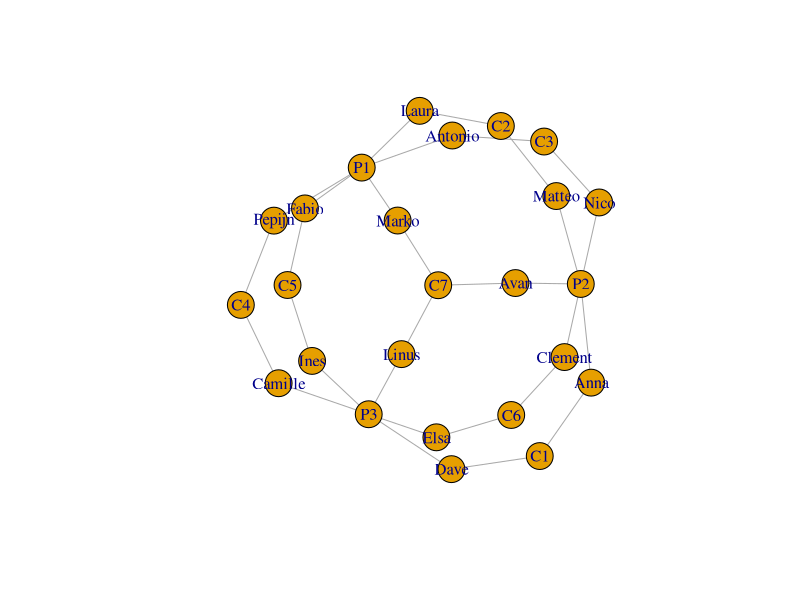
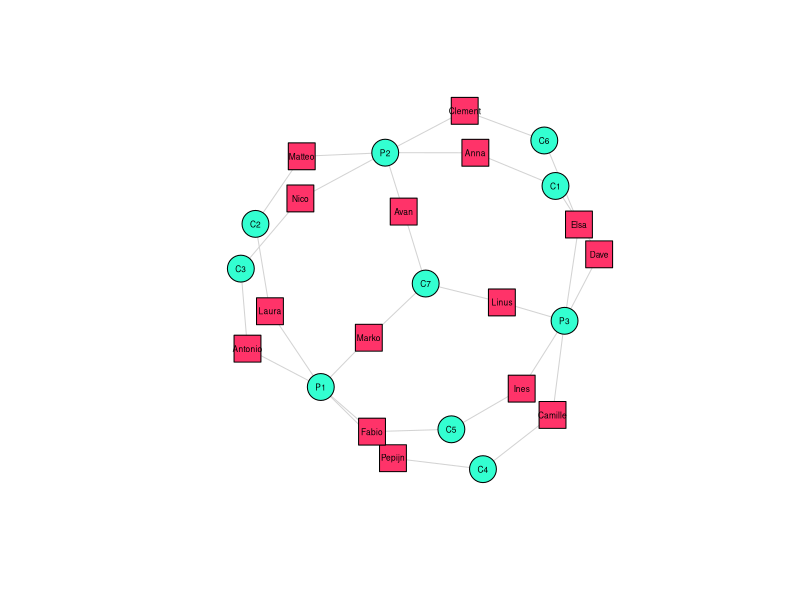
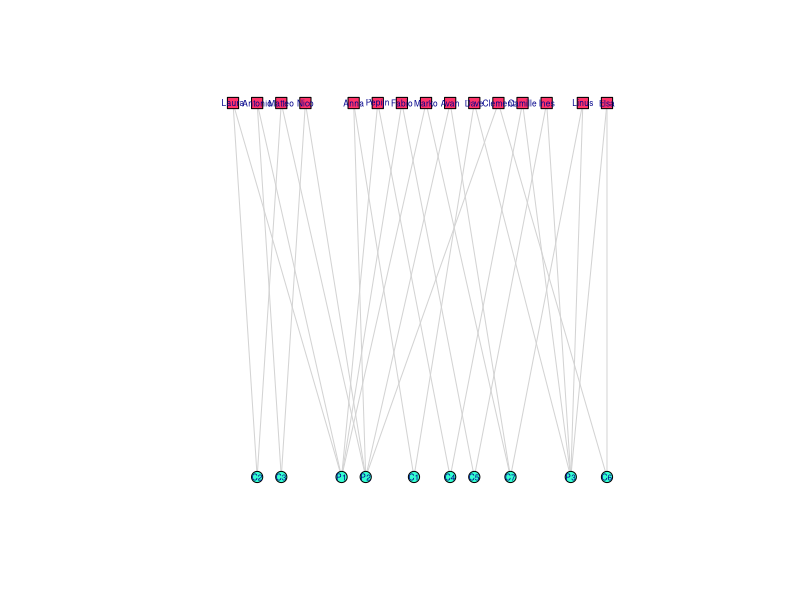
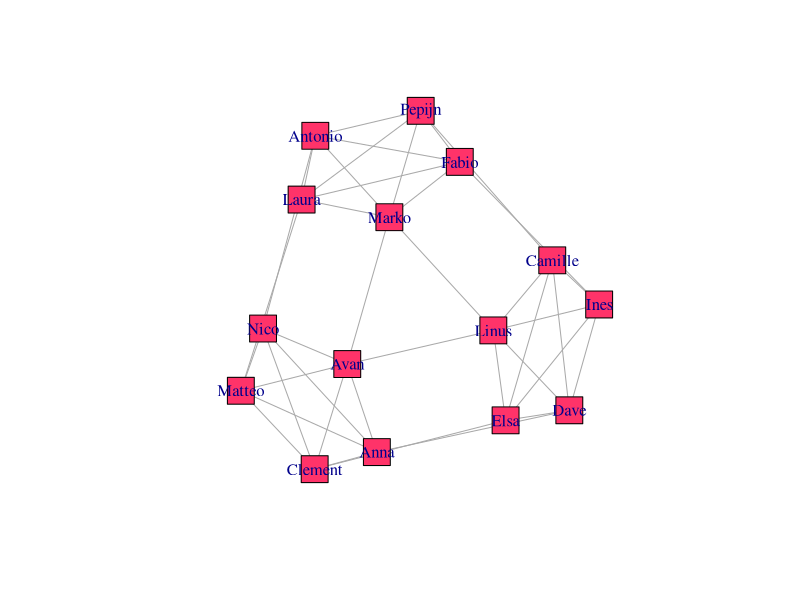
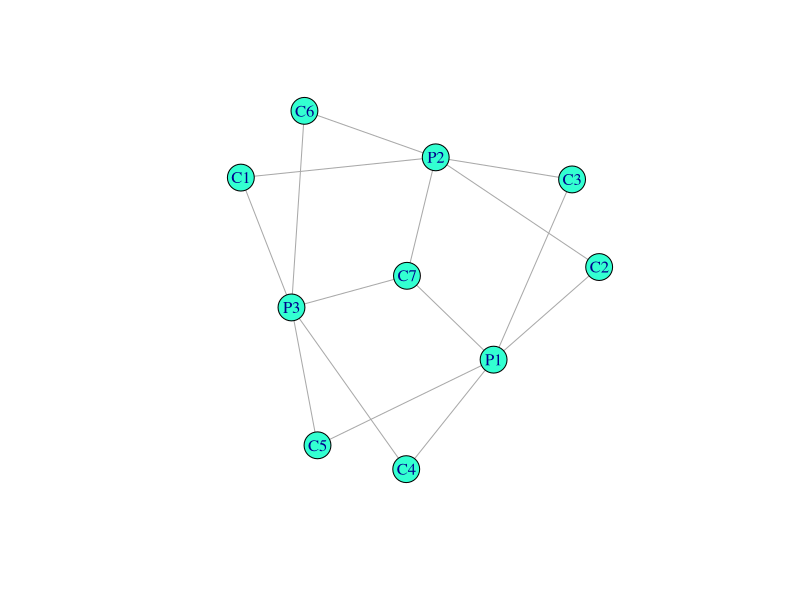
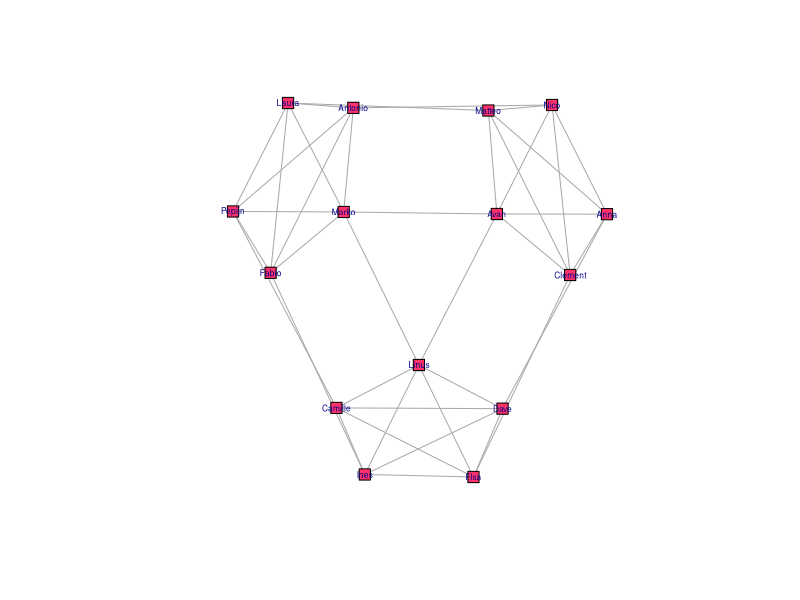
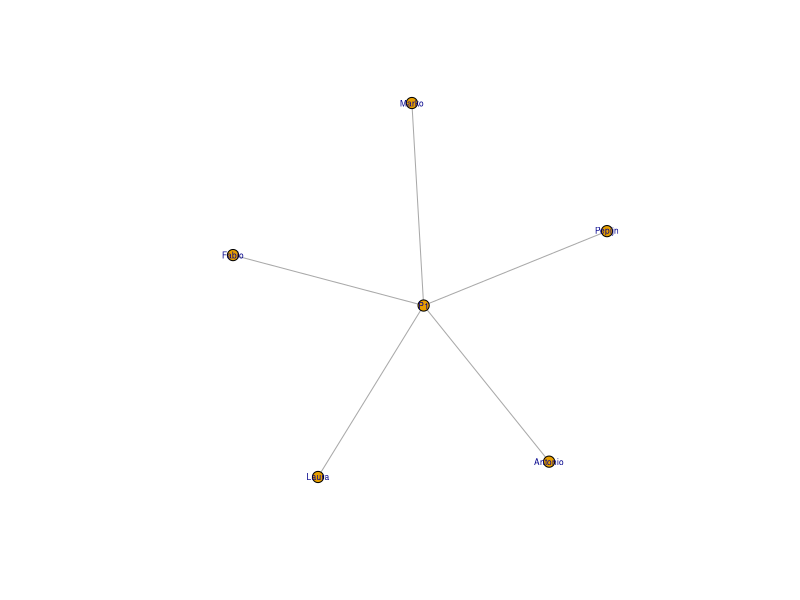
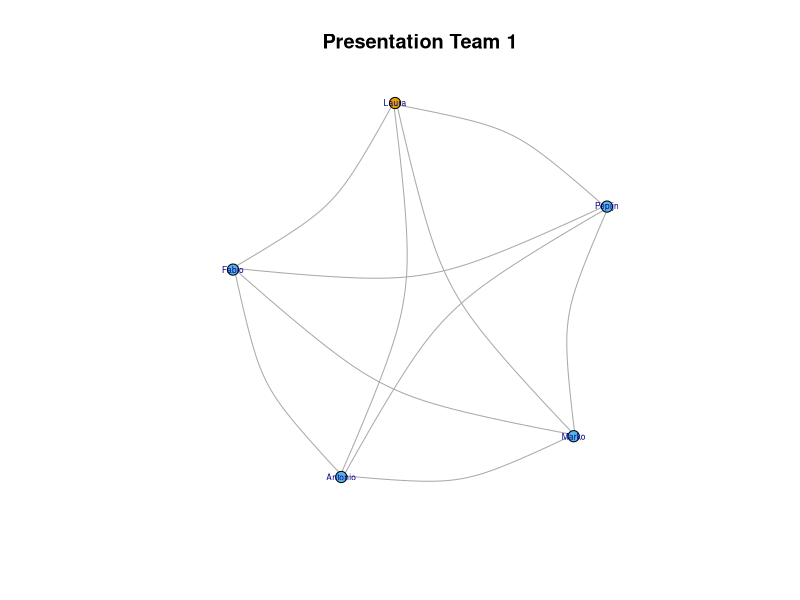

Here is the R script that generated these plots, in order:
# Bipartite Example

#### Setting Up Your Project ####

# Set up the working directory if necessary
# Load required packages and data

require(igraph)
library(readxl)
macro_groups <- read_excel("C+P Groups.xlsx") # loading in data. You can also load it by using the import data button, and click From Excel
macro_p_info <- read_excel("C+P Info.xlsx")

#### Taking a first look ####

head(macro_groups) # To see how the data looks like.
# As you can see, there are two different types of projects. The C projects are the chapters each pair/triple has to write, and the P projects are the presentations that each team of five has to present. 

macronet = graph.data.frame(macro_groups, directed=FALSE)
summary(macronet) # not a lot of attributes, we should add a few more later when we have extracted the appropriate graphs

plot(macronet) # Not very pretty, but we can see how students are linked together through the different projects that people have worked on

bipartite_mapping(macronet) # this function tells you if your igraph object satisfies to be a bipartite network. If the $res returns true, then it is fine.

# The $type tells you which mode of projection. We need to add this to our network. 
V(macronet)$type <- bipartite_mapping(macronet)$type


#### Plotting the graph as a classic bipartite network ####


V(macronet)$color <- ifelse(V(macronet)$type, "#33FFD1", "#FF3369") # over here you are assigning colors according to the type of nodes. You can find more HTML HEX color codes here: https://htmlcolorcodes.com 
V(macronet)$shape <- ifelse(V(macronet)$type, "circle", "square") # over here you are assigning shapes according to the type of nodes
E(macronet)$color <- "lightgray" # assigning 

plot(macronet, vertex.label.cex = 0.5, vertex.label.color = "black",vertex.label.family="sans")

plot(macronet, layout=layout.bipartite, vertex.label.cex=0.5, vertex.label.family="sans",vertex.size = 6)


#### Extracting the two projections ####
# This part is verrryyyy important

projections = bipartite.projection(macronet)

plot(projections$proj1) # This is the projection of the students
plot(projections$proj2) # This is the projection of the projects

students = projections$proj1 # saving the appropriate projections as igraph objects
projects = projections$proj2

summary(students)

#### Adding attributes ####

V(students)$gender = as.factor(macro_p_info$Gender) #
V(students)$age = macro_p_info$Age
V(students)$country = as.factor(macro_p_info$Country)

summary(students)



#### Making Subgraphs ####
# In order to make the appropriate subgraphs, you can do it in many ways. Below I'll show a few possibilities. 

# Deleting vertices based on some characteristic
female_students = delete.vertices(students, V(students)$gender==2) # This command delete vertices based on some sort of "logic"
# Since we have added this attribute as a factor, we need to figure out which level is which. The first level is female and the second level is male, thus the 2 in the command. You can check this by using: levels(as.factor(macro_p_info$Gender))

plot(female_students,vertex.label.cex=0.5, vertex.label.family="sans",vertex.size = 6)

# Keeping only German students
levels(as.factor(macro_p_info$Country))
german_students = delete.vertices(students, V(students)$country!=3) # Keeping only German students, which means then you are deleting every other vertex that is not classified as German
plot(german_students, vertex.label.cex=0.5, vertex.label.family="sans",vertex.size = 6)

# Subsetting data using dplyr

require(dplyr)

p1 = macro_groups %>% filter(Project == "P1") 
p1net = graph.data.frame(p1,directed = F)
plot(p1net, vertex.label.cex=0.5, vertex.label.family="sans",vertex.size = 6)

summary(p1net) # As you can see, this creates some sort of difficulty when adding attributes to our graphs because the info data no longer matches to the names that we have!!

p1_info = left_join(p1,macro_p_info,by="Name") # what this does is that it only keeps the observations from the macro_info data when it matches the names that are also present in the p1 data frame. 

# Before adding attributes, we still need to correctly make a projection of the graphs

bipartite_mapping(p1net)
V(p1net)$type <- bipartite_mapping(p1net)$type

p1_students = bipartite.projection(p1net)$proj1

# Add attributes!
V(p1_students)$gender = as.factor(p1_info$Gender)
V(p1_students)$age = p1_info$Age
V(p1_students)$country = as.factor(p1_info$Country)

plot(p1_students, vertex.color = V(p1_students)$gender,edge.curved=.3,main="Presentation Team 1", vertex.label.cex=0.5, vertex.label.family="sans",vertex.size = 6)